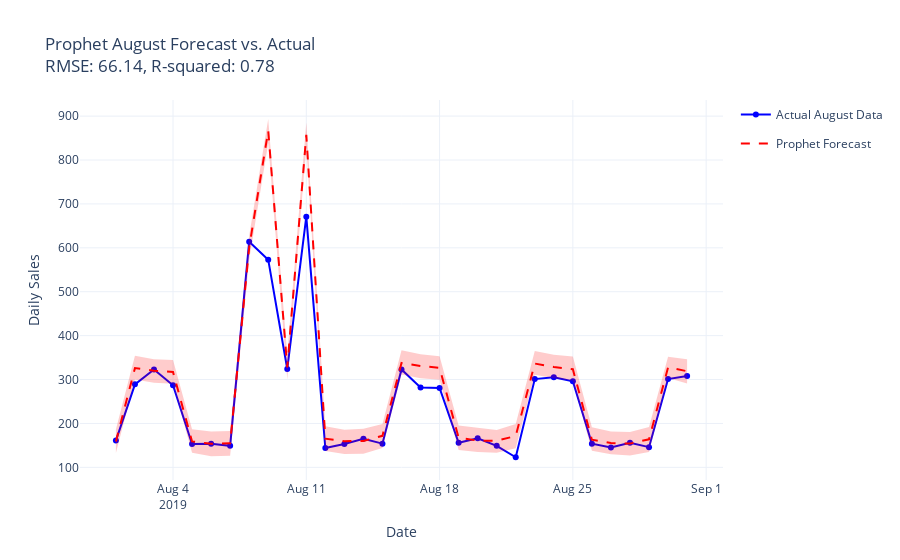

Write notebook code for a chart like this one.
### Markdown cell above
## 2.1 General demand forecast using Prophet
This code uses Prophet to forecast daily sales for August 2019, incorporating sales events and seasonality. The model is trained on data from January to July, with August used as test data for evaluating forecast accuracy.
- **Daily Sales Aggregation**:
  - `total_daily_sales_df` aggregates daily sales by summing `daily_sales` for each `order_time` (renamed to `ds` for compatibility with Prophet).

- **Sales Event Dates**:
  - Defines three types of event dates:
    - `high_priority_mega_sales_dates`: Important mega sales events (e.g., 11/11).
    - `additional_mega_sales_dates`: Additional sales events with less impact.
    - `other_seasonal_sales_dates`: Other seasonal dates (e.g., holidays).
  - **Binary Event Columns**: Adds binary columns (`1` for presence, `0` otherwise) to indicate if each date matches one of these events. An `is_weekend` column is also added, marking weekends (Friday and Saturday).

- **Training and Test Data Split**:
  - Filters `train_data` to include dates from January to July 2019, while `test_data` includes August 2019 for evaluation.

- **Prophet Model Initialization**:
  - Initializes a Prophet model with daily, weekly, and yearly seasonality.
  - Adds regressors for each sales event type (`high_priority_mega_sales`, `additional_mega_sales`, `other_seasonal_sales`) and `is_weekend` to allow the model to incorporate the impact of these features on sales.

- **Future Data Preparation**:
  - Creates future dates for August using `model.make_future_dataframe` and adds the same event and weekend indicators to the future dataset.

- **Forecast and Evaluation**:
  - **Predict**: The model predicts sales for August, stored in `forecast`.
  - **RMSE and R-squared**: Calculates Root Mean Square Error (RMSE) and R-squared for forecast accuracy by comparing actual August sales (`test_data`) with predicted values (`forecast`).

- **Plotting**:
  - Creates a Plotly figure to compare actual August sales and Prophet forecast:
    - **Actual Sales**: Plots `test_data` with a solid blue line.
    - **Forecast**: Plots the Prophet forecast (`yhat`) with a dashed red line.
    - **Forecast Interval**: Adds a shaded area representing the 95% forecast confidence interval (between `yhat_lower` and `yhat_upper`).
  - Updates layout with titles and an RMSE/R-squared summary.

This setup provides a detailed Prophet-based forecast for August, incorporating event-based regressors and allowing for visual and statistical comparison between forecasted and actual sales.

### Code cell
# Aggregate daily sales by date
total_daily_sales_df = daily_aggregated_df.groupby('order_time')['daily_sales'].sum().reset_index()
total_daily_sales_df.columns = ['ds', 'y']

# Define sales event dates
high_priority_mega_sales_dates = ['2019-11-11', '2019-09-09', '2019-10-10', '2019-12-12']
additional_mega_sales_dates = ['2019-03-03', '2019-04-04', '2019-05-05', '2019-06-06', '2019-07-07', '2019-08-08']
other_seasonal_sales_dates = [
    '2019-02-05', '2019-05-01', '2019-06-05', '2019-08-09', '2019-08-11',
    '2019-10-27', '2019-12-02', '2019-12-25', '2019-11-29', '2019-12-31'
]

# Add binary columns for each event type
total_daily_sales_df['high_priority_mega_sales'] = total_daily_sales_df['ds'].isin(high_priority_mega_sales_dates).astype(int)
total_daily_sales_df['additional_mega_sales'] = total_daily_sales_df['ds'].isin(additional_mega_sales_dates).astype(int)
total_daily_sales_df['other_seasonal_sales'] = total_daily_sales_df['ds'].isin(other_seasonal_sales_dates).astype(int)
total_daily_sales_df['is_weekend'] = total_daily_sales_df['ds'].dt.dayofweek >= 4

# Filter data for January to July as training data
train_data = total_daily_sales_df[(total_daily_sales_df['ds'] >= '2019-01-01') & (total_daily_sales_df['ds'] <= '2019-07-31')]
test_data = total_daily_sales_df[(total_daily_sales_df['ds'] >= '2019-08-01') & (total_daily_sales_df['ds'] <= '2019-08-31')]

# Initialize the Prophet model and add regressors
model = Prophet(daily_seasonality=True, yearly_seasonality=True, weekly_seasonality=True)
model.add_regressor('high_priority_mega_sales')
model.add_regressor('additional_mega_sales')
model.add_regressor('other_seasonal_sales')
model.add_regressor('is_weekend')

# Fit the model on the training data
model.fit(train_data)

# Create future dates for August, including regressors
future_dates = model.make_future_dataframe(periods=31, freq='D')
future_dates = future_dates[(future_dates['ds'] >= '2019-08-01') & (future_dates['ds'] <= '2019-08-31')]
future_dates['high_priority_mega_sales'] = future_dates['ds'].isin(high_priority_mega_sales_dates).astype(int)
future_dates['additional_mega_sales'] = future_dates['ds'].isin(additional_mega_sales_dates).astype(int)
future_dates['other_seasonal_sales'] = future_dates['ds'].isin(other_seasonal_sales_dates).astype(int)
future_dates['is_weekend'] = future_dates['ds'].dt.dayofweek >= 4

# Predict demand for August
forecast = model.predict(future_dates)

# Calculate RMSE and R-squared
y_true = test_data['y'].values
y_pred = forecast['yhat'].values
rmse = np.sqrt(mean_squared_error(y_true, y_pred))
r_squared = r2_score(y_true, y_pred)

# Plot the forecast with actual August data for comparison
fig = go.Figure()

# Actual August data
fig.add_trace(go.Scatter(
    x=test_data['ds'], y=test_data['y'], mode='lines+markers', name="Actual August Data", line=dict(color='blue')
))

# Prophet Forecast
fig.add_trace(go.Scatter(
    x=forecast['ds'], y=forecast['yhat'], mode='lines', name="Prophet Forecast", line=dict(color='red', dash='dash'), legendgroup="forecast"
))

# Forecast Interval (shaded area), grouped with Prophet Forecast
fig.add_trace(go.Scatter(
    x=forecast['ds'].tolist() + forecast['ds'][::-1].tolist(),
    y=forecast['yhat_upper'].tolist() + forecast['yhat_lower'][::-1].tolist(),
    fill='toself', fillcolor='rgba(255, 0, 0, 0.2)', line=dict(color='rgba(255, 0, 0, 0)'),
    hoverinfo="skip", showlegend=False, legendgroup="forecast"
))

# Layout adjustments
fig.update_layout(
    title=f"Prophet August Forecast vs. Actual<br>RMSE: {rmse:.2f}, R-squared: {r_squared:.2f}",
    xaxis_title="Date", yaxis_title="Daily Sales",
    template="plotly_white"
)

fig.show()

### Figure 1 — Plotly figure (JSON) as saved in the notebook; plotly's stock layout.template omitted (floating-point values rounded to 4 significant figures)
{"data": [{"line": {"color": "blue"}, "mode": "lines+markers", "name": "Actual August Data", "type": "scatter", "x": ["2019-08-01T00:00:00", "2019-08-02T00:00:00", "2019-08-03T00:00:00", "2019-08-04T00:00:00", "2019-08-05T00:00:00", "2019-08-06T00:00:00", "2019-08-07T00:00:00", "2019-08-08T00:00:00", "2019-08-09T00:00:00", "2019-08-10T00:00:00", "2019-08-11T00:00:00", "2019-08-12T00:00:00", "2019-08-13T00:00:00", "2019-08-14T00:00:00", "2019-08-15T00:00:00", "2019-08-16T00:00:00", "2019-08-17T00:00:00", "2019-08-18T00:00:00", "2019-08-19T00:00:00", "2019-08-20T00:00:00", "2019-08-21T00:00:00", "2019-08-22T00:00:00", "2019-08-23T00:00:00", "2019-08-24T00:00:00", "2019-08-25T00:00:00", "2019-08-26T00:00:00", "2019-08-27T00:00:00", "2019-08-28T00:00:00", "2019-08-29T00:00:00", "2019-08-30T00:00:00", "2019-08-31T00:00:00"], "y": [161, 289, 323, 287, 153, 154, 149, 614, 573, 324, 671, 144, 153, 165, 154, 323, 282, 281, 156, 166, 149, 123, 301, 305, 296, 154, 145, 156, 146, 301, 308]}, {"legendgroup": "forecast", "line": {"color": "red", "dash": "dash"}, "mode": "lines", "name": "Prophet Forecast", "type": "scatter", "x": ["2019-08-01T00:00:00", "2019-08-02T00:00:00", "2019-08-03T00:00:00", "2019-08-04T00:00:00", "2019-08-05T00:00:00", "2019-08-06T00:00:00", "2019-08-07T00:00:00", "2019-08-08T00:00:00", "2019-08-09T00:00:00", "2019-08-10T00:00:00", "2019-08-11T00:00:00", "2019-08-12T00:00:00", "2019-08-13T00:00:00", "2019-08-14T00:00:00", "2019-08-15T00:00:00", "2019-08-16T00:00:00", "2019-08-17T00:00:00", "2019-08-18T00:00:00", "2019-08-19T00:00:00", "2019-08-20T00:00:00", "2019-08-21T00:00:00", "2019-08-22T00:00:00", "2019-08-23T00:00:00", "2019-08-24T00:00:00", "2019-08-25T00:00:00", "2019-08-26T00:00:00", "2019-08-27T00:00:00", "2019-08-28T00:00:00", "2019-08-29T00:00:00", "2019-08-30T00:00:00", "2019-08-31T00:00:00"], "y": [159.2, 326.0, 320.2, 317.1, 159.0, 153.8, 154.8, 600.9, 866.8, 327.3, 857.1, 165.3, 159.6, 160.0, 171.8, 337.7, 330.9, 326.7, 167.4, 161.0, 160.6, 171.5, 336.4, 328.6, 323.4, 163.1, 155.5, 154.1, 163.8, 327.7, 318.9]}, {"fill": "toself", "fillcolor": "rgba(255, 0, 0, 0.2)", "hoverinfo": "skip", "legendgroup": "forecast", "line": {"color": "rgba(255, 0, 0, 0)"}, "showlegend": false, "type": "scatter", "x": ["2019-08-01T00:00:00", "2019-08-02T00:00:00", "2019-08-03T00:00:00", "2019-08-04T00:00:00", "2019-08-05T00:00:00", "2019-08-06T00:00:00", "2019-08-07T00:00:00", "2019-08-08T00:00:00", "2019-08-09T00:00:00", "2019-08-10T00:00:00", "2019-08-11T00:00:00", "2019-08-12T00:00:00", "2019-08-13T00:00:00", "2019-08-14T00:00:00", "2019-08-15T00:00:00", "2019-08-16T00:00:00", "2019-08-17T00:00:00", "2019-08-18T00:00:00", "2019-08-19T00:00:00", "2019-08-20T00:00:00", "2019-08-21T00:00:00", "2019-08-22T00:00:00", "2019-08-23T00:00:00", "2019-08-24T00:00:00", "2019-08-25T00:00:00", "2019-08-26T00:00:00", "2019-08-27T00:00:00", "2019-08-28T00:00:00", "2019-08-29T00:00:00", "2019-08-30T00:00:00", "2019-08-31T00:00:00", "2019-08-31T00:00:00", "2019-08-30T00:00:00", "2019-08-29T00:00:00", "2019-08-28T00:00:00", "2019-08-27T00:00:00", "2019-08-26T00:00:00", "2019-08-25T00:00:00", "2019-08-24T00:00:00", "2019-08-23T00:00:00", "2019-08-22T00:00:00", "2019-08-21T00:00:00", "2019-08-20T00:00:00", "2019-08-19T00:00:00", "2019-08-18T00:00:00", "2019-08-17T00:00:00", "2019-08-16T00:00:00", "2019-08-15T00:00:00", "2019-08-14T00:00:00", "2019-08-13T00:00:00", "2019-08-12T00:00:00", "2019-08-11T00:00:00", "2019-08-10T00:00:00", "2019-08-09T00:00:00", "2019-08-08T00:00:00", "2019-08-07T00:00:00", "2019-08-06T00:00:00", "2019-08-05T00:00:00", "2019-08-04T00:00:00", "2019-08-03T00:00:00", "2019-08-02T00:00:00", "2019-08-01T00:00:00"], "y": [186.4, 354.0, 346.2, 344.2, 187.0, 181.4, 182.7, 627.7, 893.4, 356.4, 885.5, 193.4, 185.8, 187.7, 198.6, 366.7, 357.8, 353.0, 195.4, 189.9, 185.2, 199.0, 364.8, 356.2, 352.2, 191.4, 181.7, 180.2, 192.0, 352.0, 346.3, 290.7, 303.3, 134.9, 126.7, 130.0, 137.5, 297.2, 302.7, 311.2, 143.4, 133.5, 135.1, 139.7, 299.6, 303.2, 311.3, 144.1, 130.8, 130.7, 137.0, 830.7, 300.1, 838.0, 572.6, 126.7, 125.2, 133.0, 290.7, 292.8, 300.1, 132.8]}], "layout": {"title": {"text": "Prophet August Forecast vs. Actual<br>RMSE: 66.14, R-squared: 0.78"}, "xaxis": {"title": {"text": "Date"}}, "yaxis": {"title": {"text": "Daily Sales"}}}}
